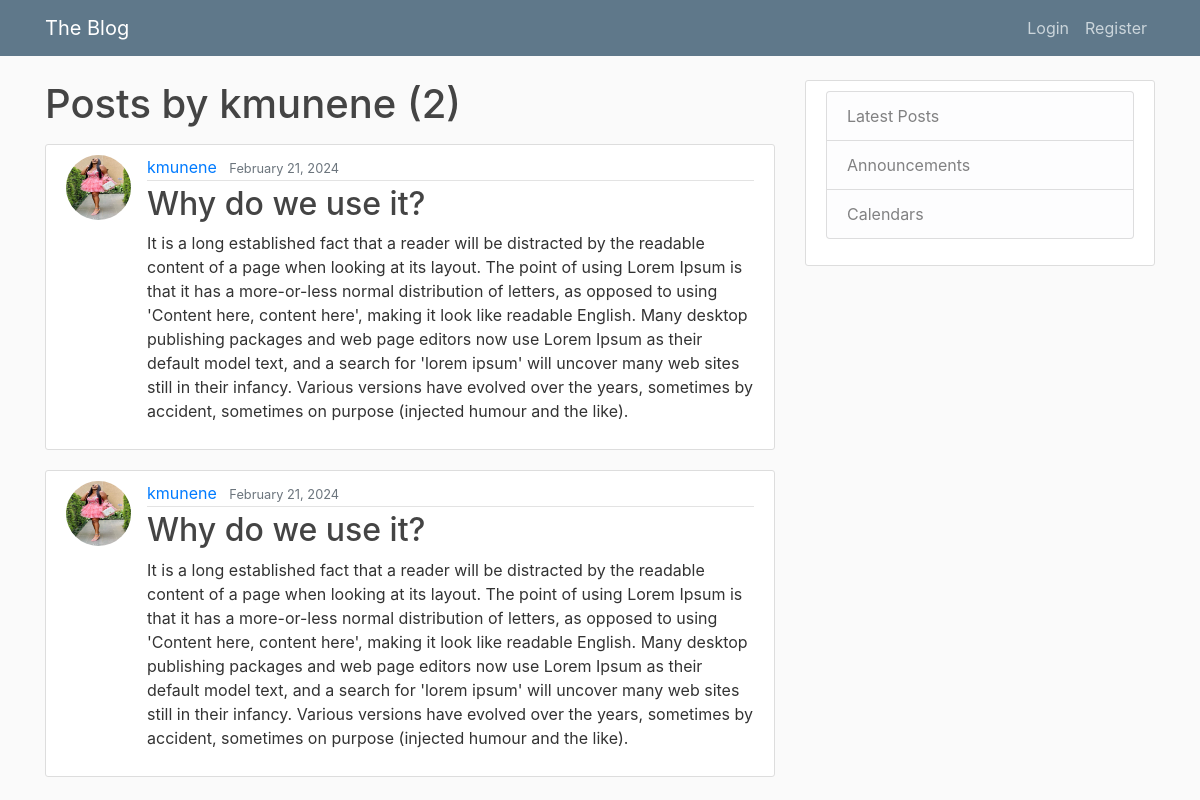
The app's page /user/kmunene with its own data.
### blogApp/models.py (models this page shows, shortened)
class Post(models.Model):
    title = models.CharField(max_length=100)
    content = models.TextField()
    date_posted = models.DateTimeField(default=timezone.now)
    author = models.ForeignKey(User, on_delete=models.CASCADE)

### users/models.py (models this page shows, shortened)
class Profile(models.Model):
    user = models.OneToOneField(User, on_delete=models.CASCADE)
    image = models.ImageField(default="default.png", upload_to="profile_pics")

### blogApp/views.py (the view)
# urls.py: path("user/<str:username>", UserPostListView.as_view(), name="user-posts"),
class UserPostListView(ListView):
    model = Post
    template_name = "blogApp/user_posts.html"
    context_object_name = "posts"
    paginate_by = 4
    def get_queryset(self):
        user = get_object_or_404(User, username=self.kwargs.get("username"))
        return Post.objects.filter(author=user).order_by("-date_posted")

### blogApp/templates/blogApp/user_posts.html (shortened to what this page needs)
{% extends "blogApp/base.html" %} {% block content %}
<h1 class="mb-3">Posts by {{ view.kwargs.username }} ({{ page_obj.paginator.count }})</h1>
{% for post in posts %}
<article class="media content-section">
  <img class="rounded-circle article-img" src="{{ post.author.profile.image.url }}">
  <div class="media-body">
    <div class="article-metadata">
      <a class="mr-2" href="{% url 'user-posts' post.author.username %}">{{ post.author }}</a>
      <small class="text-muted">{{ post.date_posted|date:'F d, Y' }}</small>
    </div>
    <h2><a class="article-title" href="{% url 'post-detail' post.id %}">{{ post.title }}</a></h2>
    <p class="article-content">{{ post.content }}</p>
  </div>
</article>
{% endfor %}
{% endblock content %}

### blogApp/static/blogApp/main.css (style rules this page uses)
body { background: #fafafa; color: #333333; margin-top: 5rem; }
h1, h2, h3, h4, h5, h6 { color: #444444; }
.content-section { background: #ffffff; padding: 10px 20px; border: 1px solid #dddddd; border-radius: 3px; margin-bottom: 20px; }
.article-title { color: #444444; }
.article-content { white-space: pre-line; }
.article-img { height: 65px; width: 65px; margin-right: 16px; }
.article-metadata { padding-bottom: 1px; margin-bottom: 4px; border-bottom: 1px solid #e3e3e3 }

### records on screen
Post: author.profile.image (picture), author "kmunene", date_posted "February 21, 2024", title "Why do we use it?", content "It is a long established fact that a reader will be distracted by the readable content of a page when looking at its layout. The point of using Lorem Ipsum is that it has a more-or-less normal distribution of letters, as opposed to using 'Content here, content here', making it look like readable English. Many desktop publishing packages and web page editors now use Lorem Ipsum as their default model text, and a search for 'lorem ipsum' will uncover many web sites still in their infancy. Various versions have evolved over the years, sometimes by accident, sometimes on purpose (injected humour and the like)."
Post: author.profile.image (picture), author "kmunene", date_posted "February 21, 2024", title "Why do we use it?", content "It is a long established fact that a reader will be distracted by the readable content of a page when looking at its layout. The point of using Lorem Ipsum is that it has a more-or-less normal distribution of letters, as opposed to using 'Content here, content here', making it look like readable English. Many desktop publishing packages and web page editors now use Lorem Ipsum as their default model text, and a search for 'lorem ipsum' will uncover many web sites still in their infancy. Various versions have evolved over the years, sometimes by accident, sometimes on purpose (injected humour and the like)."

### other values on screen
{{ view.kwargs.username }} "kmunene"
{{ page_obj.paginator.count }} "2"
